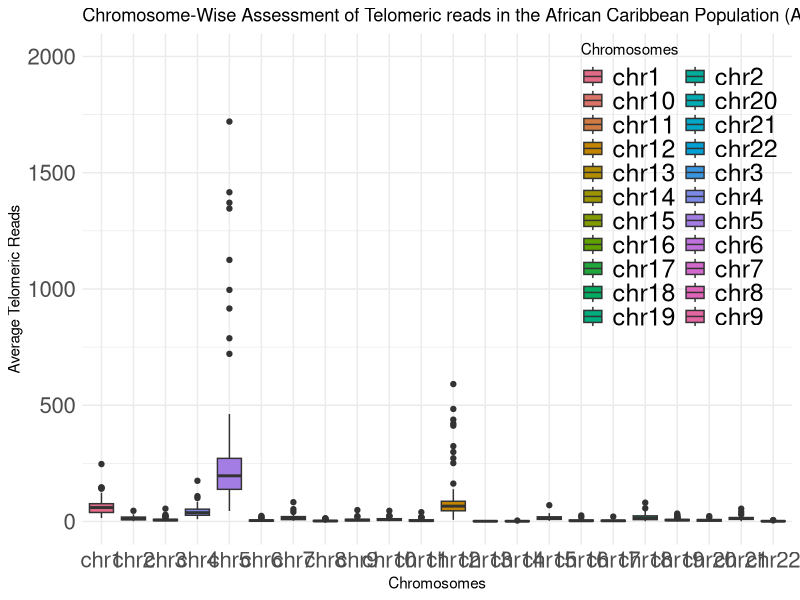
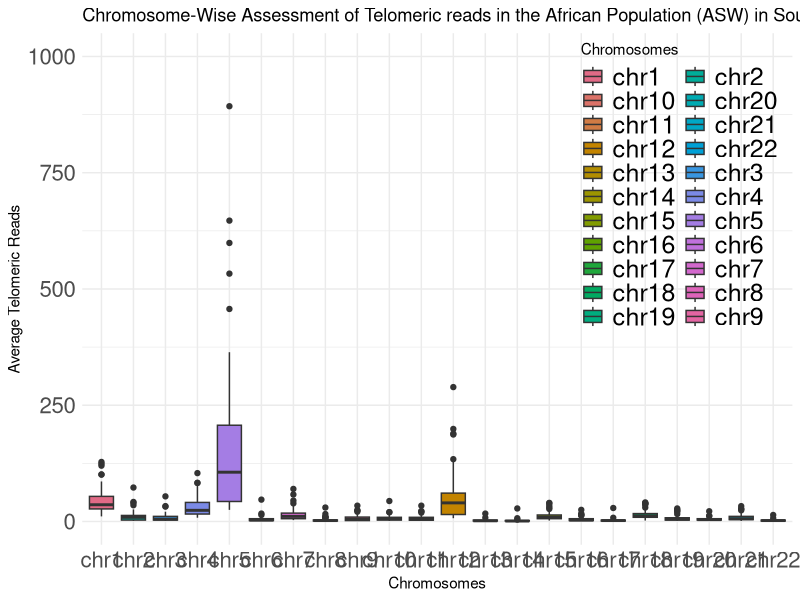
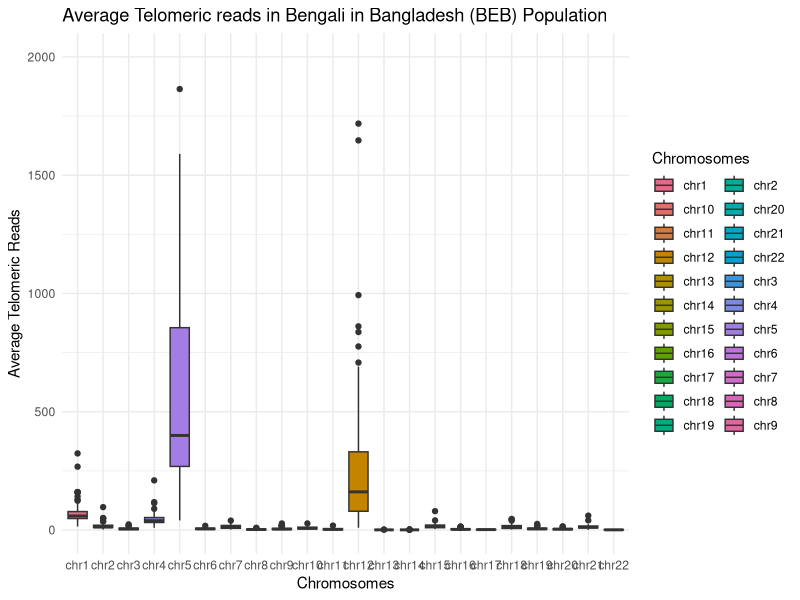
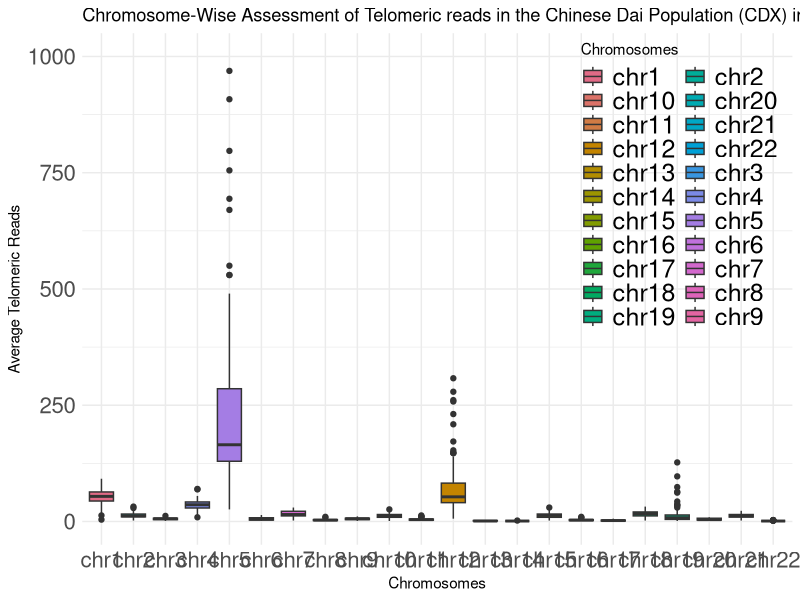
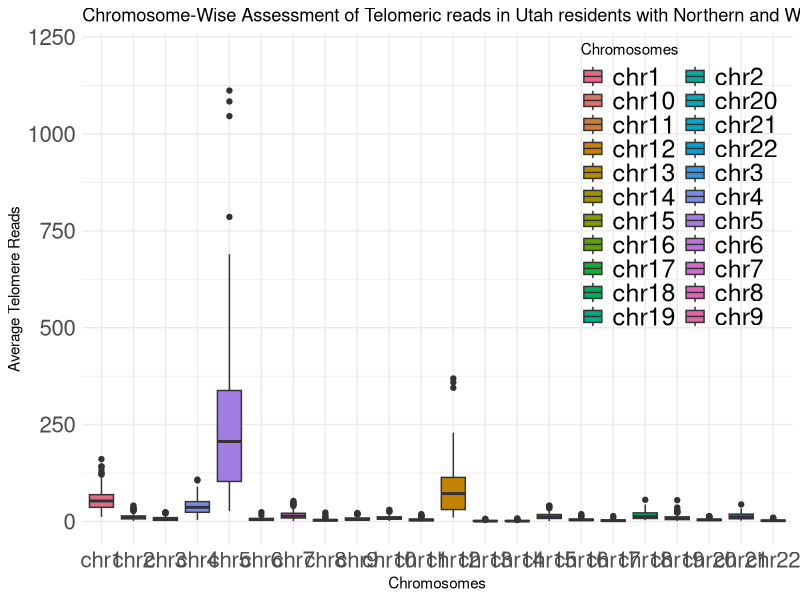
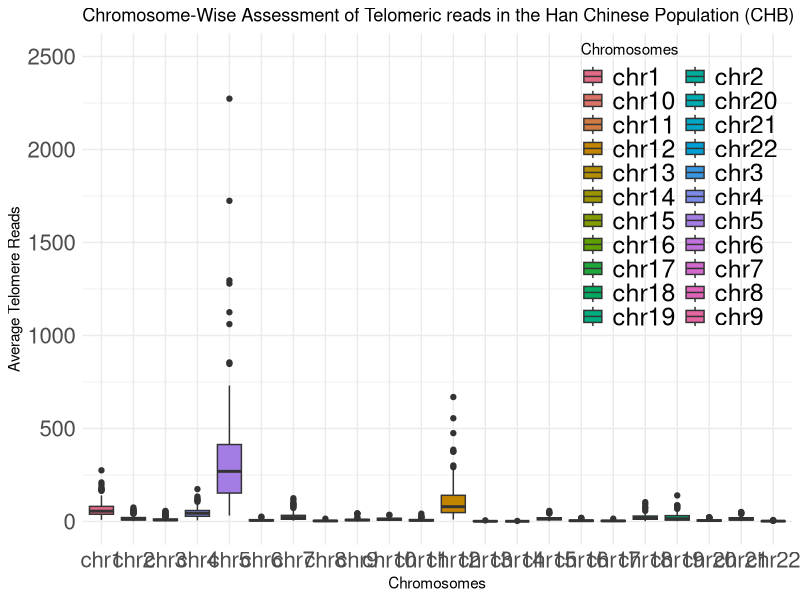
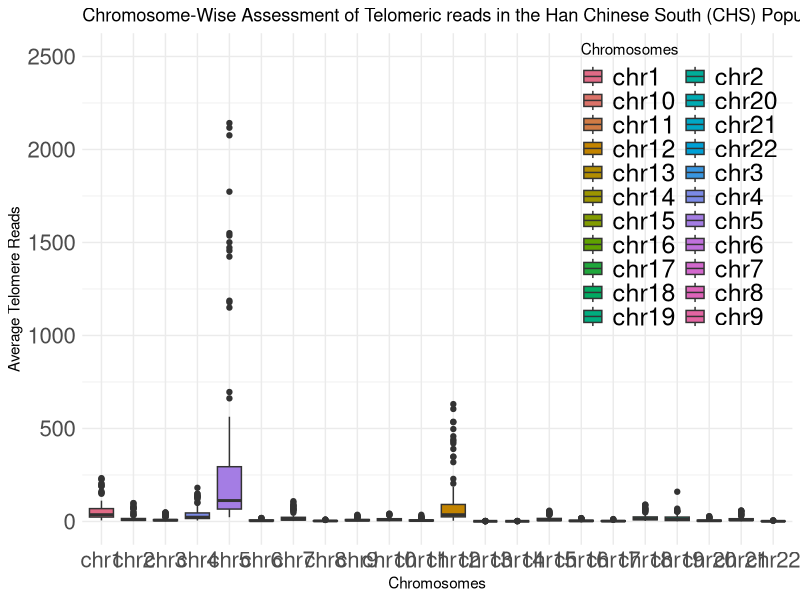
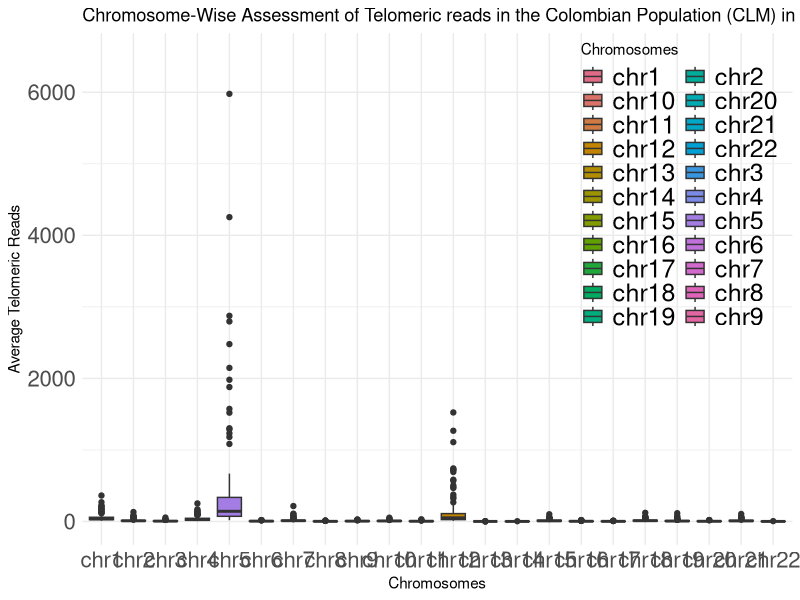

Recreate these plots in R, in order.
## ---- chunk 1
knitr::opts_chunk$set(echo = TRUE)
library(ggplot2)
library(dplyr)
library(colorspace)
## ---- chunk 2
final_across <- read.csv("chapter1_final_across_chromosomes.csv", header = TRUE, row.names = NULL)
head(final_across)
View(final_across) #Just checking out the data
summary(final_across)

## ---- chunk 3
#final_across <- na.omit(final_across)

final_across <- final_across %>% filter(!is.na(rawGenomicCount))
#View(final_across)
## ---- chunk 4
# Converting columns to appropriate data types

final_across$rawGenomicCount <- as.numeric(final_across$rawGenomicCount)
## ---- chunk 5

# Extract Telomere motif counts for all the Populations 

acb_pop <- final_across %>% filter(population == "ACB")
asw_pop <- final_across %>% filter(population == "ASW")
beb_pop <- final_across %>% filter(population == "BEB")
cdx_pop <- final_across %>% filter(population == "CDX")
ceu_pop <- final_across %>% filter(population == "CEU")
chb_pop <- final_across %>% filter(population == "CHB")
chs_pop <- final_across %>% filter(population == "CHS")
clm_pop <- final_across %>% filter(population == "CLM")
esn_pop <- final_across %>% filter(population == "ESN")
fin_pop <- final_across %>% filter(population == "FIN")
gbr_pop <- final_across %>% filter(population == "GBR")
gih_pop <- final_across %>% filter(population == "GIH")
gwd_pop <- final_across %>% filter(population == "GWD")
ibs_pop <- final_across %>% filter(population == "IBS")
itu_pop <- final_across %>% filter(population == "ITU")
jpt_pop <- final_across %>% filter(population == "JPT")
khv_pop <- final_across %>% filter(population == "KHV")
lwk_pop <- final_across %>% filter(population == "LWK")
msl_pop <- final_across %>% filter(population == "MSL")
mxl_pop <- final_across %>% filter(population == "MXL")
pel_pop <- final_across %>% filter(population == "PEL")
pjl_pop <- final_across %>% filter(population == "PJL")
pur_pop <- final_across %>% filter(population == "PUR")
stu_pop <- final_across %>% filter(population == "STU")
tsi_pop <- final_across %>% filter(population == "TSI")
yri_pop <- final_across %>% filter(population == "YRI")

#View(chs_pop)
#View(pur_pop)
## ---- chunk 6
my_palette <- qualitative_hcl(22, palette = "Dark 3")  

print(length(my_palette))
## ---- chunk 7
# Necessary libraries already loaded at the beginning

# Filtering the data for the ACB population and chromosomes 1 to 22
filtered_acb_data <- acb_pop %>%
  filter(population == "ACB", chromosome %in% paste0("chr", 1:22))

# Calculate the average telomere length per chromosome
avg_acb_counts <- filtered_acb_data %>%
  group_by(chromosome) %>%
  summarise(mean_raw_genomic_reads = mean(rawGenomicCount))

# Create the boxplot
ggplot(filtered_acb_data, aes(x = chromosome, y = rawGenomicCount, fill = chromosome)) +
  geom_boxplot() +
  guides(fill = guide_legend(title = "Chromosomes", override.aes = list(fill = my_palette)))+
  labs(title = "Chromosome-Wise Assessment of Telomeric reads in the African Caribbean Population (ACB) in Barbados ",
       x = "Chromosomes",
       y = "Average Telomeric Reads", face = "bold", size = 18) +
  theme_minimal() +
  scale_x_discrete(limits = paste0("chr", 1:22)) +
  scale_fill_manual(values = my_palette)+
  ylim(0.0,2000)+
   theme(
    axis.text.x = element_text(size = 16),  # Adjust the font size for x-axis labels
    axis.text.y = element_text(size = 16),  # Adjust the font size for y-axis labels
    legend.text = element_text(size = 18),
    legend.position = c(0.99, 1.0),  # Adjust the legend position (x, y)
    legend.justification = c(1, 1)  # Adjust the legend justification (1, 1 for upper-right corner)
  )

## ---- chunk 8
# Necessary libraries already loaded at the beginning

# Filtering the data for the ASW population and chromosomes 1 to 22
filtered_asw_data <- asw_pop %>%
  filter(population == "ASW", chromosome %in% paste0("chr", 1:22))

# Calculate the average telomere length per chromosome
avg_asw_counts <- filtered_asw_data %>%
  group_by(chromosome) %>%
  summarise(mean_raw_genomic_reads = mean(rawGenomicCount))

# Create the boxplot
ggplot(filtered_asw_data, aes(x = chromosome, y = rawGenomicCount, fill = chromosome)) +
  geom_boxplot() +
  guides(fill = guide_legend(title = "Chromosomes", override.aes = list(fill = my_palette)))+
  labs(title = "Chromosome-Wise Assessment of Telomeric reads in the African Population (ASW) in Southwest US ",
       x = "Chromosomes",
       y = "Average Telomeric Reads", face = "bold", size = 18) +
  theme_minimal() +
  scale_x_discrete(limits = paste0("chr", 1:22)) +
  scale_fill_manual(values = my_palette)+
  ylim(0.0,1000)+
   theme(
    axis.text.x = element_text(size = 16),  # Adjust the font size for x-axis labels
    axis.text.y = element_text(size = 16),  # Adjust the font size for y-axis labels
    legend.text = element_text(size = 18),
    legend.position = c(0.99, 1.0),  # Adjust the legend position (x, y)
    legend.justification = c(1, 1)  # Adjust the legend justification (1, 1 for upper-right corner)
  )

## ---- chunk 9
# Necessary libraries already loaded at the beginning

# Filtering the data for the BEB population and chromosomes 1 to 22
filtered_beb_data <- beb_pop %>%
  filter(population == "BEB", chromosome %in% paste0("chr", 1:22))

# Calculate the average telomere length per chromosome
avg_beb_counts <- filtered_beb_data %>%
  group_by(chromosome) %>%
  summarise(mean_raw_genomic_reads = mean(rawGenomicCount))

# Create the boxplot
ggplot(filtered_beb_data, aes(x = chromosome, y = rawGenomicCount, fill = chromosome)) +
  geom_boxplot() +
  guides(fill = guide_legend(title = "Chromosomes", override.aes = list(fill = my_palette)))+
  labs(title = "Average Telomeric reads in Bengali in Bangladesh (BEB) Population",
       x = "Chromosomes",
       y = "Average Telomeric Reads", face = "bold", size = 18) +
  theme_minimal() +
  scale_x_discrete(limits = paste0("chr", 1:22)) +
  scale_fill_manual(values = my_palette)+
  ylim(0.0,2000)
   theme(
    axis.text.x = element_text(size = 16),  # Adjust the font size for x-axis labels
    axis.text.y = element_text(size = 16),  # Adjust the font size for y-axis labels
    legend.text = element_text(size = 18),
    legend.position = c(0.99, 1.0),  # Adjust the legend position (x, y)
    legend.justification = c(1, 1)  # Adjust the legend justification (1, 1 for upper-right corner)
  )

## ---- chunk 10
# Necessary libraries already loaded at the beginning

# Filtering the data for the CDX population and chromosomes 1 to 22
filtered_cdx_data <- cdx_pop %>%
  filter(population == "CDX", chromosome %in% paste0("chr", 1:22))

# Calculate the average telomere length per chromosome
avg_cdx_counts <- filtered_cdx_data %>%
  group_by(chromosome) %>%
  summarise(mean_raw_genomic_reads = mean(rawGenomicCount))

# Create the boxplot
ggplot(filtered_cdx_data, aes(x = chromosome, y = rawGenomicCount, fill = chromosome)) +
  geom_boxplot() +
  guides(fill = guide_legend(title = "Chromosomes", override.aes = list(fill = my_palette)))+
  labs(title = "Chromosome-Wise Assessment of Telomeric reads in the Chinese Dai Population (CDX) in Xishuangbanna, China",
       x = "Chromosomes",
       y = "Average Telomeric Reads", face = "bold", size = 18) +
  theme_minimal() +
  scale_x_discrete(limits = paste0("chr", 1:22)) +
  scale_fill_manual(values = my_palette)+
  ylim(0.0, 1000)+
   theme(
    axis.text.x = element_text(size = 16),  # Adjust the font size for x-axis labels
    axis.text.y = element_text(size = 16),  # Adjust the font size for y-axis labels
    legend.text = element_text(size = 18),
    legend.position = c(0.99, 1.0),  # Adjust the legend position (x, y)
    legend.justification = c(1, 1)  # Adjust the legend justification (1, 1 for upper-right corner)
  )

## ---- chunk 11
# Necessary libraries already loaded at the beginning

# Filtering the data for the CEU population and chromosomes 1 to 22
filtered_ceu_data <- ceu_pop %>%
  filter(population == "CEU", chromosome %in% paste0("chr", 1:22))

# Calculate the average telomere length per chromosome
avg_ceu_counts <- filtered_ceu_data %>%
  group_by(chromosome) %>%
  summarise(mean_raw_genomic_reads = mean(rawGenomicCount))

# Create the boxplot
ggplot(filtered_ceu_data, aes(x = chromosome, y = rawGenomicCount, fill = chromosome)) +
  geom_boxplot() +
  guides(fill = guide_legend(title = "Chromosomes", override.aes = list(fill = my_palette)))+
  labs(title = "Chromosome-Wise Assessment of Telomeric reads in Utah residents with Northern and Western European ancestry (CEU) in Utah",
       x = "Chromosomes",
       y = "Average Telomere Reads", face = "bold", size = 18) +
  theme_minimal() +
  scale_x_discrete(limits = paste0("chr", 1:22)) +
  scale_fill_manual(values = my_palette)+
  ylim(0.0,1200)+
   theme(
    axis.text.x = element_text(size = 16),  # Adjust the font size for x-axis labels
    axis.text.y = element_text(size = 16),  # Adjust the font size for y-axis labels
    legend.text = element_text(size = 18),
    legend.position = c(0.99, 1.0),  # Adjust the legend position (x, y)
    legend.justification = c(1, 1)  # Adjust the legend justification (1, 1 for upper-right corner)
  )

## ---- chunk 12
# Necessary libraries already loaded at the beginning

# Filtering the data for the CHB population and chromosomes 1 to 22
filtered_chb_data <- chb_pop %>%
  filter(population == "CHB", chromosome %in% paste0("chr", 1:22))

# Calculate the average telomere length per chromosome
avg_chb_counts <- filtered_chb_data %>%
  group_by(chromosome) %>%
  summarise(mean_raw_genomic_reads = mean(rawGenomicCount))

# Create the boxplot
ggplot(filtered_chb_data, aes(x = chromosome, y = rawGenomicCount, fill = chromosome)) +
  geom_boxplot() +
  guides(fill = guide_legend(title = "Chromosomes", override.aes = list(fill = my_palette)))+
  labs(title = "Chromosome-Wise Assessment of Telomeric reads in the Han Chinese Population (CHB) in Beijing, China ",
       x = "Chromosomes",
       y = "Average Telomere Reads", face = "bold", size = 18) +
  theme_minimal() +
  scale_x_discrete(limits = paste0("chr", 1:22)) +
  scale_fill_manual(values = my_palette)+
  ylim(0.0,2500)+
   theme(
    axis.text.x = element_text(size = 16),  # Adjust the font size for x-axis labels
    axis.text.y = element_text(size = 16),  # Adjust the font size for y-axis labels
    legend.text = element_text(size = 18),
    legend.position = c(0.99, 1.0),  # Adjust the legend position (x, y)
    legend.justification = c(1, 1)  # Adjust the legend justification (1, 1 for upper-right corner)
  )

## ---- chunk 13
# Necessary libraries already loaded at the beginning

# Filtering the data for the CHS population and chromosomes 1 to 22
filtered_chs_data <- chs_pop %>%
  filter(population == "CHS", chromosome %in% paste0("chr", 1:22))

# Calculate the average telomere length  per chromosome
avg_chs_counts <- filtered_chs_data %>%
  group_by(chromosome) %>%
  summarise(mean_raw_genomic_reads = mean(rawGenomicCount))

# Create the boxplot
ggplot(filtered_chs_data, aes(x = chromosome, y = rawGenomicCount, fill = chromosome)) +
  geom_boxplot() +
  scale_fill_manual(values = my_palette)+
  guides(fill = guide_legend(title = "Chromosomes", override.aes = list(fill = my_palette)))+
  labs(title = "Chromosome-Wise Assessment of Telomeric reads in the Han Chinese South (CHS) Population",
       x = "Chromosomes",
       y = "Average Telomere Reads", face = "bold", size = 18) +
  theme_minimal() +
  scale_x_discrete(limits = paste0("chr", 1:22)) +
  ylim(0.0,2500)+
   theme(
    axis.text.x = element_text(size = 16),  # Adjust the font size for x-axis labels
    axis.text.y = element_text(size = 16),  # Adjust the font size for y-axis labels
    legend.text = element_text(size = 18),
    legend.position = c(0.99, 1.0),  # Adjust the legend position (x, y)
    legend.justification = c(1, 1)  # Adjust the legend justification (1, 1 for upper-right corner)
  )

## ---- chunk 14
# Necessary libraries already loaded at the beginning

# Filtering the data for the CLM population and chromosomes 1 to 22
filtered_clm_data <- clm_pop %>%
  filter(population == "CLM", chromosome %in% paste0("chr", 1:22))

# Calculate the average telomere length per chromosome
avg_clm_counts <- filtered_clm_data %>%
  group_by(chromosome) %>%
  summarise(mean_raw_genomic_reads = mean(rawGenomicCount))

# Create the boxplot
ggplot(filtered_clm_data, aes(x = chromosome, y = rawGenomicCount, fill = chromosome)) +
  geom_boxplot() +
  guides(fill = guide_legend(title = "Chromosomes", override.aes = list(fill = my_palette)))+
  labs(title = "Chromosome-Wise Assessment of Telomeric reads in the Colombian Population (CLM) in Medellin, Colombia",
       x = "Chromosomes",
       y = "Average Telomeric Reads", face = "bold", size = 18) +
  theme_minimal() +
  scale_x_discrete(limits = paste0("chr", 1:22)) +
  scale_fill_manual(values = my_palette)+
  ylim(0.0, 6500)+
   theme(
    axis.text.x = element_text(size = 16),  # Adjust the font size for x-axis labels
    axis.text.y = element_text(size = 16),  # Adjust the font size for y-axis labels
    legend.text = element_text(size = 18),
    legend.position = c(0.99, 1.0),  # Adjust the legend position (x, y)
    legend.justification = c(1, 1)  # Adjust the legend justification (1, 1 for upper-right corner)
  )

## ---- chunk 15
# Necessary libraries already loaded at the beginning

# Filtering the data for the ESN population and chromosomes 1 to 22
filtered_esn_data <- esn_pop %>%
  filter(population == "ESN", chromosome %in% paste0("chr", 1:22))

# Calculate the average telomere length per chromosome
avg_esn_counts <- filtered_esn_data %>%
  group_by(chromosome) %>%
  summarise(mean_raw_genomic_reads = mean(rawGenomicCount))

# Create the boxplot
ggplot(filtered_esn_data, aes(x = chromosome, y = rawGenomicCount, fill = chromosome)) +
  geom_boxplot() +
  guides(fill = guide_legend(title = "Chromosomes", override.aes = list(fill = my_palette)))+
  labs(title = "Chromosome-Wise Assessment of Telomeric reads in the Esan Population (ESN) in Nigeria",
       x = "Chromosomes",
       y = "Average Telomere Reads", face = "bold", size = 18) +
  theme_minimal() +
  scale_x_discrete(limits = paste0("chr", 1:22)) +
  scale_fill_manual(values = my_palette)+
  ylim (0.0, 4100)+
   theme(
    axis.text.x = element_text(size = 16),  # Adjust the font size for x-axis labels
    axis.text.y = element_text(size = 16),  # Adjust the font size for y-axis labels
    legend.text = element_text(size = 18),
    legend.position = c(0.99, 1.0),  # Adjust the legend position (x, y)
    legend.justification = c(1, 1)  # Adjust the legend justification (1, 1 for upper-right corner)
  )

## ---- chunk 16
# Necessary libraries already loaded at the beginning

# Filtering the data for the FIN population and chromosomes 1 to 22
filtered_fin_data <- fin_pop %>%
  filter(population == "FIN", chromosome %in% paste0("chr", 1:22))

# Calculate the average telomere length per chromosome
avg_fin_counts <- filtered_fin_data %>%
  group_by(chromosome) %>%
  summarise(mean_raw_genomic_reads = mean(rawGenomicCount))

# Create the boxplot
ggplot(filtered_fin_data, aes(x = chromosome, y = rawGenomicCount, fill = chromosome)) +
  geom_boxplot() +
  guides(fill = guide_legend(title = "Chromosomes", override.aes = list(fill = my_palette)))+
  labs(title = "Chromosome-Wise Assessment of Telomeric reads in the Finnish (FIN) Population",
       x = "Chromosomes",
       y = "Average Telomere Reads", face = "bold", size = 18) +
  theme_minimal() +
  scale_x_discrete(limits = paste0("chr", 1:22)) +
  scale_fill_manual(values = my_palette)+
  ylim (0.0, 3000)+
   theme(
    axis.text.x = element_text(size = 16),  # Adjust the font size for x-axis labels
    axis.text.y = element_text(size = 16),  # Adjust the font size for y-axis labels
    legend.text = element_text(size = 18),
    legend.position = c(0.99, 1.0),  # Adjust the legend position (x, y)
    legend.justification = c(1, 1)  # Adjust the legend justification (1, 1 for upper-right corner)
  )



## ---- chunk 17
# Necessary libraries already loaded at the beginning

# Filtering the data for the GBR population and chromosomes 1 to 22
filtered_gbr_data <- gbr_pop %>%
  filter(population == "GBR", chromosome %in% paste0("chr", 1:22))

# Calculate the average telomere length per chromosome
avg_gbr_counts <- filtered_gbr_data %>%
  group_by(chromosome) %>%
  summarise(mean_raw_genomic_reads = mean(rawGenomicCount))

# Create the boxplot
ggplot(filtered_gbr_data, aes(x = chromosome, y = rawGenomicCount, fill = chromosome)) +
  geom_boxplot() +
  guides(fill = guide_legend(title = "Chromosomes", override.aes = list(fill = my_palette)))+
  labs(title = "Chromosome-Wise Assessment of Telomeric reads in the British (GBR) Population",
       x = "Chromosomes",
       y = "Average Telomeric Reads", face = "bold", size = 18) +
  theme_minimal() +
  scale_x_discrete(limits = paste0("chr", 1:22)) +
  scale_fill_manual(values = my_palette)+
  ylim(0.0, 2000)+
   theme(
    axis.text.x = element_text(size = 16),  # Adjust the font size for x-axis labels
    axis.text.y = element_text(size = 16),  # Adjust the font size for y-axis labels
    legend.text = element_text(size = 18),
    legend.position = c(0.99, 1.0),  # Adjust the legend position (x, y)
    legend.justification = c(1, 1)  # Adjust the legend justification (1, 1 for upper-right corner)
  )



## ---- chunk 18
# Necessary libraries already loaded at the beginning

# Filtering the data for the GIH population and chromosomes 1 to 22
filtered_gih_data <- gih_pop %>%
  filter(population == "GIH", chromosome %in% paste0("chr", 1:22))

# Calculate the average telomere length per chromosome
avg_gih_counts <- filtered_gih_data %>%
  group_by(chromosome) %>%
  summarise(mean_raw_genomic_reads = mean(rawGenomicCount))

# Create the boxplot
ggplot(filtered_gih_data, aes(x = chromosome, y = rawGenomicCount, fill = chromosome)) +
  geom_boxplot() +
  guides(fill = guide_legend(title = "Chromosomes", override.aes = list(fill = my_palette)))+
  labs(title = "Chromosome-Wise Assessment of Telomeric reads in the Gujarati Indians in Houston, Texas Population (GIH)",
       x = "Chromosomes",
       y = "Average Telomeric Reads", face = "bold", size = 18) +
  theme_minimal() +
  scale_x_discrete(limits = paste0("chr", 1:22)) +
  scale_fill_manual(values = my_palette)+
  ylim(0.0, 500)+
   theme(
    axis.text.x = element_text(size = 16),  # Adjust the font size for x-axis labels
    axis.text.y = element_text(size = 16),  # Adjust the font size for y-axis labels
    legend.text = element_text(size = 18),
    legend.position = c(0.99, 1.0),  # Adjust the legend position (x, y)
    legend.justification = c(1, 1)  # Adjust the legend justification (1, 1 for upper-right corner)
  )



## ---- chunk 19
# Necessary libraries already loaded at the beginning

# Filtering the data for the GWD population and chromosomes 1 to 22
filtered_gwd_data <- gwd_pop %>%
  filter(population == "GWD", chromosome %in% paste0("chr", 1:22))

# Calculate the average telomere length per chromosome
avg_gwd_counts <- filtered_gwd_data %>%
  group_by(chromosome) %>%
  summarise(mean_raw_genomic_reads = mean(rawGenomicCount))

# Create the boxplot
ggplot(filtered_gwd_data, aes(x = chromosome, y = rawGenomicCount, fill = chromosome)) +
  geom_boxplot() +
  guides(fill = guide_legend(title = "Chromosomes", override.aes = list(fill = my_palette)))+
  labs(title = "Chromosome-Wise Assessment of Telomeric reads in the Gambian Population (GWD) in Western Division, The Gambia",size = 18,
       x = "Chromosomes",
       y = "Average Telomeric Reads", face = "bold", size = 18) +
  theme_minimal() +
  scale_x_discrete(limits = paste0("chr", 1:22)) +
  scale_fill_manual(values = my_palette)+
  ylim (0.0, 3000)+
   theme(
    axis.text.x = element_text(size = 16),  # Adjust the font size for x-axis labels
    axis.text.y = element_text(size = 16),  # Adjust the font size for y-axis labels
    legend.text = element_text(size = 18),
    legend.position = c(0.99, 1.0),  # Adjust the legend position (x, y)
    legend.justification = c(1, 1)  # Adjust the legend justification (1, 1 for upper-right corner)
  )

## ---- chunk 20
# Necessary libraries already loaded at the beginning

# Filtering the data for the IBS population and chromosomes 1 to 22
filtered_ibs_data <- ibs_pop %>%
  filter(population == "IBS", chromosome %in% paste0("chr", 1:22))

# Calculate the average telomere length per chromosome
avg_ibs_counts <- filtered_ibs_data %>%
  group_by(chromosome) %>%
  summarise(mean_raw_genomic_reads = mean(rawGenomicCount))

# Create the boxplot
ggplot(filtered_ibs_data, aes(x = chromosome, y = rawGenomicCount, fill = chromosome)) +
  geom_boxplot() +
  guides(fill = guide_legend(title = "Chromosomes", override.aes = list(fill = my_palette)))+
  labs(title = "Chromosome-Wise Assessment of Telomeric reads in the Iberian Population (IBS) in Spain",
       x = "Chromosomes",
       y = "Average Telomeric Reads", face = "bold", size = 18) +
  theme_minimal() +
  scale_x_discrete(limits = paste0("chr", 1:22)) +
  scale_fill_manual(values = my_palette)+
  ylim(0.0, 800)+
   theme(
    axis.text.x = element_text(size = 16),  # Adjust the font size for x-axis labels
    axis.text.y = element_text(size = 16),  # Adjust the font size for y-axis labels
    legend.text = element_text(size = 18),
    legend.position = c(0.99, 1.0),  # Adjust the legend position (x, y)
    legend.justification = c(1, 1)  # Adjust the legend justification (1, 1 for upper-right corner)
  )

## ---- chunk 21
# Necessary libraries already loaded at the beginning

# Filtering the data for the ITU population and chromosomes 1 to 22
filtered_itu_data <- itu_pop %>%
  filter(population == "ITU", chromosome %in% paste0("chr", 1:22))

# Calculate the average telomere length  per chromosome
avg_itu_counts <- filtered_itu_data %>%
  group_by(chromosome) %>%
  summarise(mean_raw_genomic_reads = mean(rawGenomicCount))

# Create the boxplot
ggplot(filtered_itu_data, aes(x = chromosome, y = rawGenomicCount, fill = chromosome)) +
  geom_boxplot() +
  scale_fill_manual(values = my_palette)+
  guides(fill = guide_legend(title = "Chromosomes", override.aes = list(fill = my_palette)))+
  labs(title = "Chromosome-Wise Assessment of Telomeric reads in the Indian Telugu Population (ITU) in the UK",
       x = "Chromosomes",
       y = "Average Telomeric Reads", face = "bold", size = 18) +
  theme_minimal() +
  scale_x_discrete(limits = paste0("chr", 1:22)) +
  ylim(0.0,2000)+
   theme(
    axis.text.x = element_text(size = 16),  # Adjust the font size for x-axis labels
    axis.text.y = element_text(size = 16),  # Adjust the font size for y-axis labels
    legend.text = element_text(size = 18),
    legend.position = c(0.99, 1.0),  # Adjust the legend position (x, y)
    legend.justification = c(1, 1)  # Adjust the legend justification (1, 1 for upper-right corner)
  )

## ---- chunk 22
# Necessary libraries already loaded at the beginning

# Filtering the data for the JPT population and chromosomes 1 to 22
filtered_jpt_data <- jpt_pop %>%
  filter(population == "JPT", chromosome %in% paste0("chr", 1:22))

# Calculate the average telomere length per chromosome
avg_jpt_counts <- filtered_jpt_data %>%
  group_by(chromosome) %>%
  summarise(mean_raw_genomic_reads = mean(rawGenomicCount))

# Create the boxplot
ggplot(filtered_jpt_data, aes(x = chromosome, y = rawGenomicCount, fill = chromosome)) +
  geom_boxplot() +
  guides(fill = guide_legend(title = "Chromosomes", override.aes = list(fill = my_palette)))+
  labs(title = "Chromosome-Wise Assessment of Telomeric reads in the Japanese Population in Tokyo (JPT), Japan ",
       x = "Chromosomes",
       y = "Average Telomeric Reads", face = "bold", size = 18) +
  theme_minimal() +
  scale_x_discrete(limits = paste0("chr", 1:22)) +
  scale_fill_manual(values = my_palette)+
  ylim(0.0,3500)+
   theme(
    axis.text.x = element_text(size = 16),  # Adjust the font size for x-axis labels
    axis.text.y = element_text(size = 16),  # Adjust the font size for y-axis labels
    legend.text = element_text(size = 18),
    legend.position = c(0.99, 1.0),  # Adjust the legend position (x, y)
    legend.justification = c(1, 1)  # Adjust the legend justification (1, 1 for upper-right corner)
  )

## ---- chunk 23
# Necessary libraries already loaded at the beginning

# Filtering the data for the KHV population and chromosomes 1 to 22
filtered_khv_data <- khv_pop %>%
  filter(population == "KHV", chromosome %in% paste0("chr", 1:22))

# Calculate the average telomere length per chromosome
avg_khv_counts <- filtered_khv_data %>%
  group_by(chromosome) %>%
  summarise(mean_raw_genomic_reads = mean(rawGenomicCount))

# Create the boxplot
ggplot(filtered_khv_data, aes(x = chromosome, y = rawGenomicCount, fill = chromosome)) +
  geom_boxplot() +
  guides(fill = guide_legend(title = "Chromosomes", override.aes = list(fill = my_palette)))+
  labs(title = "Chromosome-Wise Assessment of Telomeric reads in the Kinh Population (KHV) in Ho Chi Minh City, Vietnam",
       x = "Chromosomes",
       y = "Average Telomeric Reads", face = "bold", size = 18) +
  theme_minimal() +
  scale_x_discrete(limits = paste0("chr", 1:22)) +
  scale_fill_manual(values = my_palette)+
  ylim(0.0, 500)+
   theme(
    axis.text.x = element_text(size = 16),  # Adjust the font size for x-axis labels
    axis.text.y = element_text(size = 16),  # Adjust the font size for y-axis labels
    legend.text = element_text(size = 18),
    legend.position = c(0.99, 1.0),  # Adjust the legend position (x, y)
    legend.justification = c(1, 1)  # Adjust the legend justification (1, 1 for upper-right corner)
  )

## ---- chunk 24
# Necessary libraries already loaded at the beginning

# Filtering the data for the LWK population and chromosomes 1 to 22
filtered_lwk_data <- lwk_pop %>%
  filter(population == "LWK", chromosome %in% paste0("chr", 1:22))

# Calculate the average telomere length per chromosome
avg_lwk_counts <- filtered_lwk_data %>%
  group_by(chromosome) %>%
  summarise(mean_raw_genomic_reads = mean(rawGenomicCount))

# Create the boxplot
ggplot(filtered_lwk_data, aes(x = chromosome, y = rawGenomicCount, fill = chromosome)) +
  geom_boxplot() +
  guides(fill = guide_legend(title = "Chromosomes", override.aes = list(fill = my_palette)))+
  labs(title = "Chromosome-Wise Assessment of Telomeric reads in the Luhya Population in Webuye (LWK), Kenya ",
       x = "Chromosomes",
       y = "Average Telomeric Reads", face = "bold", size = 18) +
  theme_minimal() +
  scale_x_discrete(limits = paste0("chr", 1:22)) +
  scale_fill_manual(values = my_palette)+
  ylim(0.0, 5000)+
   theme(
    axis.text.x = element_text(size = 16),  # Adjust the font size for x-axis labels
    axis.text.y = element_text(size = 16),  # Adjust the font size for y-axis labels
    legend.text = element_text(size = 18),
    legend.position = c(0.99, 1.0),  # Adjust the legend position (x, y)
    legend.justification = c(1, 1)  # Adjust the legend justification (1, 1 for upper-right corner)
  )

## ---- chunk 25
# Necessary libraries already loaded at the beginning

# Filtering the data for the MSL population and chromosomes 1 to 22
filtered_msl_data <- msl_pop %>%
  filter(population == "MSL", chromosome %in% paste0("chr", 1:22))

# Calculate the average telomere length per chromosome
avg_msl_counts <- filtered_msl_data %>%
  group_by(chromosome) %>%
  summarise(mean_raw_genomic_reads = mean(rawGenomicCount))

# Create the boxplot
ggplot(filtered_msl_data, aes(x = chromosome, y = rawGenomicCount, fill = chromosome)) +
  geom_boxplot() +
  guides(fill = guide_legend(title = "Chromosomes", override.aes = list(fill = my_palette)))+
  labs(title = "Chromosome-Wise Assessment of Telomeric reads in the Mende Population (MSL) in Sierra Leone",
       x = "Chromosomes",
       y = "Average Telomeric Reads", face = "bold", size = 18) +
  theme_minimal() +
  scale_x_discrete(limits = paste0("chr", 1:22)) +
  scale_fill_manual(values = my_palette)+
  ylim(0.0, 3000)+
   theme(
    axis.text.x = element_text(size = 16),  # Adjust the font size for x-axis labels
    axis.text.y = element_text(size = 16),  # Adjust the font size for y-axis labels
    legend.text = element_text(size = 18),
    legend.position = c(0.99, 1.0),  # Adjust the legend position (x, y)
    legend.justification = c(1, 1)  # Adjust the legend justification (1, 1 for upper-right corner)
  )

## ---- chunk 26
# Necessary libraries already loaded at the beginning

# Filtering the data for the MXL population and chromosomes 1 to 22
filtered_mxl_data <- mxl_pop %>%
  filter(population == "MXL", chromosome %in% paste0("chr", 1:22))

# Calculate the average telomere length per chromosome
avg_mxl_counts <- filtered_mxl_data %>%
  group_by(chromosome) %>%
  summarise(mean_raw_genomic_reads = mean(rawGenomicCount))

# Create the boxplot
ggplot(filtered_jpt_data, aes(x = chromosome, y = rawGenomicCount, fill = chromosome)) +
  geom_boxplot() +
  guides(fill = guide_legend(title = "Chromosomes", override.aes = list(fill = my_palette)))+
  labs(title = "Chromosome-Wise Assessment of Telomeric reads in the Mexican Population in Los Angeles (MXL) in California",
       x = "Chromosomes",
       y = "Average Telomeric Reads", face = "bold", size = 18) +
  theme_minimal() +
  scale_x_discrete(limits = paste0("chr", 1:22)) +
  scale_fill_manual(values = my_palette)+
  ylim(0.0,4000)+
   theme(
    axis.text.x = element_text(size = 16),  # Adjust the font size for x-axis labels
    axis.text.y = element_text(size = 16),  # Adjust the font size for y-axis labels
    legend.text = element_text(size = 18),
    legend.position = c(0.99, 1.0),  # Adjust the legend position (x, y)
    legend.justification = c(1, 1)  # Adjust the legend justification (1, 1 for upper-right corner)
  )

## ---- chunk 27
# Necessary libraries already loaded at the beginning

# Filtering the data for the PEL population and chromosomes 1 to 22
filtered_pel_data <- pel_pop %>%
  filter(population == "PEL", chromosome %in% paste0("chr", 1:22))

# Calculate the average telomere length per chromosome
avg_pel_counts <- filtered_pel_data %>%
  group_by(chromosome) %>%
  summarise(mean_raw_genomic_reads = mean(rawGenomicCount))

# Create the boxplot
ggplot(filtered_pel_data, aes(x = chromosome, y = rawGenomicCount, fill = chromosome)) +
  geom_boxplot() +
  guides(fill = guide_legend(title = "Chromosomes", override.aes = list(fill = my_palette)))+
  labs(title = "Chromosome-Wise Assessment of Telomeric reads in the Peruvian Population (PEL) in Lima, Peru",
       x = "Chromosomes",
       y = "Average Telomeric Reads", face = "bold", size = 18) +
  theme_minimal() +
  scale_x_discrete(limits = paste0("chr", 1:22)) +
  scale_fill_manual(values = my_palette)+
  ylim(0.0, 2000)+
   theme(
    axis.text.x = element_text(size = 16),  # Adjust the font size for x-axis labels
    axis.text.y = element_text(size = 16),  # Adjust the font size for y-axis labels
    legend.text = element_text(size = 18),
    legend.position = c(0.99, 1.0),  # Adjust the legend position (x, y)
    legend.justification = c(1, 1)  # Adjust the legend justification (1, 1 for upper-right corner)
  )

## ---- chunk 28
# Necessary libraries already loaded at the beginning

# Filtering the data for the PJL population and chromosomes 1 to 22
filtered_pjl_data <- pjl_pop %>%
  filter(population == "PJL", chromosome %in% paste0("chr", 1:22))

# Calculate the average telomere length per chromosome
avg_pjl_counts <- filtered_pjl_data %>%
  group_by(chromosome) %>%
  summarise(mean_raw_genomic_reads = mean(rawGenomicCount))

# Create the boxplot
ggplot(filtered_pjl_data, aes(x = chromosome, y = rawGenomicCount, fill = chromosome)) +
  geom_boxplot() +
  guides(fill = guide_legend(title = "Chromosomes", override.aes = list(fill = my_palette)))+
  labs(title = "Chromosome-Wise Assessment of Telomeric reads in the Punjabi Population (PJL) in Lahore, Pakistan",
       x = "Chromosomes",
       y = "Average Telomeric Reads", face = "bold", size = 18) +
  theme_minimal() +
  scale_x_discrete(limits = paste0("chr", 1:22)) +
  scale_fill_manual(values = my_palette)+
  ylim(0.0, 1000)+
   theme(
    axis.text.x = element_text(size = 16),  # Adjust the font size for x-axis labels
    axis.text.y = element_text(size = 16),  # Adjust the font size for y-axis labels
    legend.text = element_text(size = 18),
    legend.position = c(0.99, 1.0),  # Adjust the legend position (x, y)
    legend.justification = c(1, 1)  # Adjust the legend justification (1, 1 for upper-right corner)
  )

## ---- chunk 29
# Necessary libraries already loaded at the beginning

# Filtering the data for the PUR population and chromosomes 1 to 22
filtered_pur_data <- pur_pop %>%
  filter(population == "PUR", chromosome %in% paste0("chr", 1:22))

# Calculate the average telomere length per chromosome
avg_pur_counts <- filtered_pur_data %>%
  group_by(chromosome) %>%
  summarise(mean_raw_genomic_reads = mean(rawGenomicCount))

# Create the boxplot
ggplot(filtered_pur_data, aes(x = chromosome, y = rawGenomicCount, fill = chromosome)) +
  geom_boxplot() +
  guides(fill = guide_legend(title = "Chromosomes", override.aes = list(fill = my_palette)))+
  labs(title = "Chromosome-Wise Assessment of Telomeric reads in the Puerto Rican (PUR) Population",
       x = "Chromosomes",
       y = "Average Telomeric Reads", face = "bold", size = 18) +
  theme_minimal() +
  scale_x_discrete(limits = paste0("chr", 1:22)) +
  scale_fill_manual(values = my_palette)+
  ylim(0.0, 1500)+
   theme(
    axis.text.x = element_text(size = 16),  # Adjust the font size for x-axis labels
    axis.text.y = element_text(size = 16),  # Adjust the font size for y-axis labels
    legend.text = element_text(size = 18),
    legend.position = c(0.99, 1.0),  # Adjust the legend position (x, y)
    legend.justification = c(1, 1)  # Adjust the legend justification (1, 1 for upper-right corner)
  )

## ---- chunk 30
# Necessary libraries already loaded at the beginning

# Filtering the data for the STU population and chromosomes 1 to 22
filtered_stu_data <- stu_pop %>%
  filter(population == "STU", chromosome %in% paste0("chr", 1:22))

# Calculate the average telomere length per chromosome
avg_stu_counts <- filtered_stu_data %>%
  group_by(chromosome) %>%
  summarise(mean_raw_genomic_reads = mean(rawGenomicCount))

# Create the boxplot
ggplot(filtered_stu_data, aes(x = chromosome, y = rawGenomicCount, fill = chromosome)) +
  geom_boxplot() +
  guides(fill = guide_legend(title = "Chromosomes", override.aes = list(fill = my_palette)))+
  labs(title = "Chromosome-Wise Assessment of Telomeric reads in the Sri Lankan Tamil (STU) Population in the UK",
       x = "Chromosomes",
       y = "Average Telomeric Reads", face = "bold", size = 18) +
  theme_minimal() +
  scale_x_discrete(limits = paste0("chr", 1:22)) +
  scale_fill_manual(values = my_palette)+
  ylim (0.0, 1500)+
   theme(
    axis.text.x = element_text(size = 16),  # Adjust the font size for x-axis labels
    axis.text.y = element_text(size = 16),  # Adjust the font size for y-axis labels
    legend.text = element_text(size = 18),
    legend.position = c(0.99, 1.0),  # Adjust the legend position (x, y)
    legend.justification = c(1, 1)  # Adjust the legend justification (1, 1 for upper-right corner)
  )

## ---- chunk 31
# Necessary libraries already loaded at the beginning

# Filtering the data for the TSI population and chromosomes 1 to 22
filtered_tsi_data <- tsi_pop %>%
  filter(population == "TSI", chromosome %in% paste0("chr", 1:22))

# Calculate the average telomere length per chromosome
avg_tsi_counts <- filtered_tsi_data %>%
  group_by(chromosome) %>%
  summarise(mean_raw_genomic_reads = mean(rawGenomicCount))

# Create the boxplot
ggplot(filtered_tsi_data, aes(x = chromosome, y = rawGenomicCount, fill = chromosome)) +
  geom_boxplot() +
  guides(fill = guide_legend(title = "Chromosomes", override.aes = list(fill = my_palette)))+
  labs(title = "Chromosome-Wise Assessment of Telomeric reads in the Toscani Population (TSI) in Italy",
       x = "Chromosomes",
       y = "Average Telomeric Reads", face = "bold", size = 18) +
  theme_minimal() +
  scale_x_discrete(limits = paste0("chr", 1:22)) +
  scale_fill_manual(values = my_palette)+
  ylim (0.0, 2000)+
   theme(
    axis.text.x = element_text(size = 16),  # Adjust the font size for x-axis labels
    axis.text.y = element_text(size = 16),  # Adjust the font size for y-axis labels
    legend.text = element_text(size = 18),
    legend.position = c(0.99, 1.0),  # Adjust the legend position (x, y)
    legend.justification = c(1, 1)  # Adjust the legend justification (1, 1 for upper-right corner)
  )

## ---- chunk 32
# Necessary libraries already loaded at the beginning

# Filtering the data for the YRI population and chromosomes 1 to 22
filtered_yri_data <- yri_pop %>%
  filter(population == "YRI", chromosome %in% paste0("chr", 1:22))

# Calculate the average telomere length  per chromosome
avg_yri_counts <- filtered_yri_data %>%
  group_by(chromosome) %>%
  summarise(mean_raw_genomic_reads = mean(rawGenomicCount))

# Create the boxplot
ggplot(filtered_yri_data, aes(x = chromosome, y = rawGenomicCount, fill = chromosome)) +
  geom_boxplot() +
  scale_fill_manual(values = my_palette)+
  guides(fill = guide_legend(title = "Chromosomes", override.aes = list(fill = my_palette)))+
  labs(title = "Chromosome-Wise Assessment of Telomeric reads in the Yoruba Population (YRI) in Ibadan, Nigeria",
       x = "Chromosomes",
       y = "Average Telomeric Reads", face = "bold", size = 18) +
  theme_minimal() +
  scale_x_discrete(limits = paste0("chr", 1:22)) +
  ylim(0.0,1500)+
   theme(
    axis.text.x = element_text(size = 16),  # Adjust the font size for x-axis labels
    axis.text.y = element_text(size = 16),  # Adjust the font size for y-axis labels
    legend.text = element_text(size = 18),
    legend.position = c(0.99, 1.0),  # Adjust the legend position (x, y)
    legend.justification = c(1, 1)  # Adjust the legend justification (1, 1 for upper-right corner)
  )
